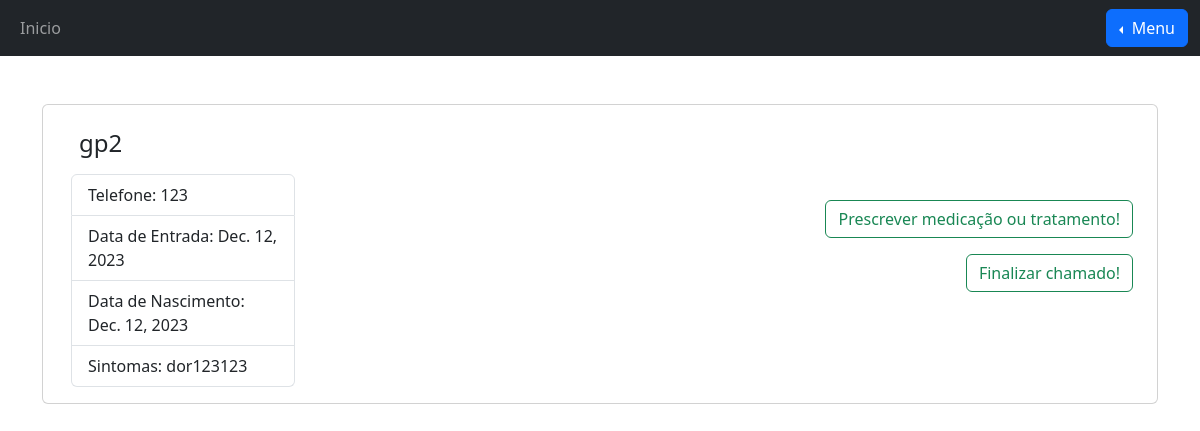
/medico/detalhes/13 (signed in), run on an earlier commit of the app's database.
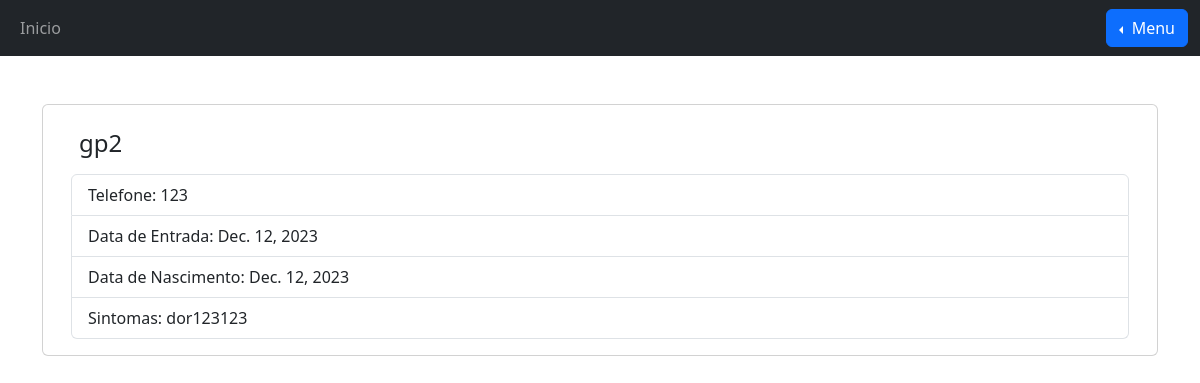
And on a later commit of the database.
### membros/views.py (the view)
# urls.py: path("medico/detalhes/<int:id>", views.detalhes, name="detalhes"),
@login_required
def detalhes(request, id):
    try:
        Medico.objects.get(id=request.user.id)
    except ObjectDoesNotExist:
        return HttpResponseRedirect("/paciente/")
    medico = Medico.objects.get(id=request.user.id)
    template = loader.get_template("detalhes.html")
    x = Paciente.objects.get(id=id)
    if x.medicoResponsavel == medico or x.medicoResponsavel == None:
        context = {
            "x": x,
            "medico": medico,
        }
        return HttpResponse(template.render(context, request))
    else:
        return HttpResponseRedirect("/medico/")

### membros/models.py (called while the page is built)
    def get_user(self, user_id):
        UserModel = get_user_model()
        try:
            return UserModel.objects.get(pk=user_id)
        except UserModel.DoesNotExist:
            return None

### membros/templates/detalhes.html (shortened to what this page needs)
{% extends 'base.html' %}
{% load django_bootstrap5 %}
{% block content %}
{% if medico %}
<div class="container pt-5">
    <div class="card">
        <div class="container d-flex align-items-center">
            <div class="card-body">
                <h4 class="card-title p-2">{{x.nome}}</h4>
                <ul class="list-group">
                    <li class="list-group-item">
                        Telefone: {{x.tel}}
                    </li>
                    <li class="list-group-item">
                        Data de Entrada: {{x.dataDeEntrada}}
                    </li>
                    <li class="list-group-item">
                        Data de Nascimento: {{x.nascimento}}
                    </li>
                    <li class="list-group-item">
                        Sintomas: {{x.sintomas}}
                    </li>
                </ul>
            </div>
            {% if x.medicoResponsavel == medico %}
            <div class="container">
                <p class="p-sm text-end" id="C1"><button class="btn btn-outline-success" id="tratamento"
                        onclick="tratamento()">Prescrever medicação ou
                        tratamento!</button></p>
                <p class="p-sm text-end"><button class="btn btn-outline-success" id="Fbtn">Finalizar chamado!</button></p>
            </div>
            {% endif %}
        </div>
    </div>
</div>
{% else %}
<p>LOGADO COMO PACIENTE!</p>
{% endif %}
{% endblock %}

What changed in the data, as far as the page shows it:
changed Paciente "gp2": medicoResponsavel_id 12 → empty (drawn)
Also different on the page:
text no longer shown: "Prescrever medicação ou tratamento! Finalizar chamado!"
